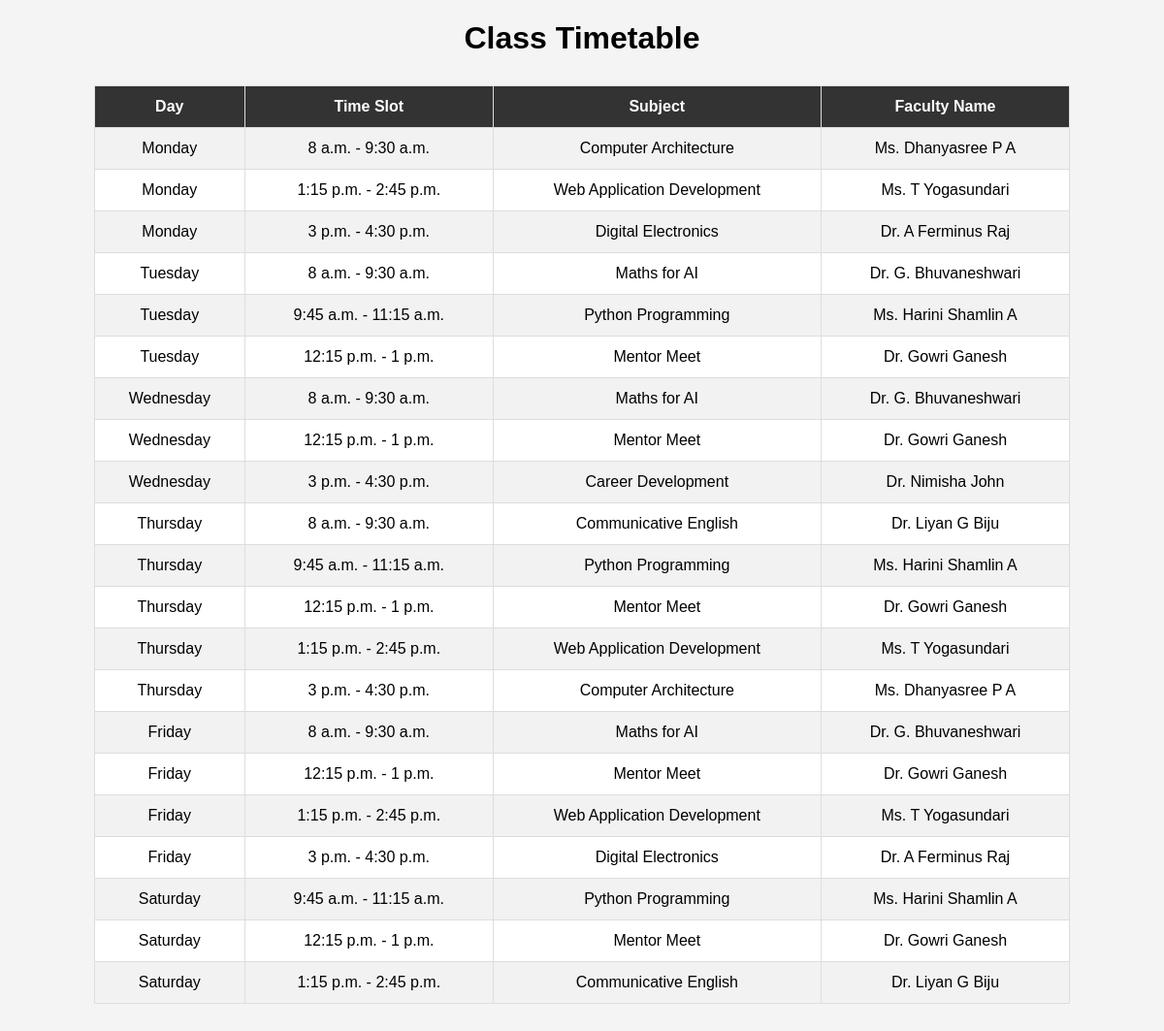
The page / on the database its author committed.
### timetable/models.py (models this page shows, shortened)
class TimeSlot(models.Model):
    day = models.CharField(max_length=20)
    start_time = models.TimeField()
    end_time = models.TimeField()
    subject_name = models.CharField(max_length=100)
    faculty_name = models.CharField(max_length=100)

### timetable/views.py (the view)
# urls.py: path('', views.timetable_view, name='timetable'),
def timetable_view(request):
    timetable = TimeSlot.objects.annotate(
        day_order=Case(
            When(day='Monday', then=1),
            When(day='Tuesday', then=2),
            When(day='Wednesday', then=3),
            When(day='Thursday', then=4),
            When(day='Friday', then=5),
            When(day='Saturday', then=6),
            output_field=IntegerField()
        )
    ).order_by('day_order', 'start_time')
    return render(
        request,
        'timetable/timetable.html',
        {'timetable': timetable}
    )

### timetable/templates/timetable/timetable.html (shortened to what this page needs)
<!DOCTYPE html>
<html>
<head>
</head>
<body>
    <h1>Class Timetable</h1>
    <table>
        <tr>
            <th>Day</th>
            <th>Time Slot</th>
            <th>Subject</th>
            <th>Faculty Name</th>
        </tr>
        {% for slot in timetable %}
        <tr>
            <td>{{ slot.day }}</td>
            <td>
                {{ slot.start_time }} -
                {{ slot.end_time }}
            </td>
            <td>{{ slot.subject_name }}</td>
            <td>{{ slot.faculty_name }}</td>
        </tr>
        {% empty %}
        <tr>
            <td colspan="4">No timetable records available.</td>
        </tr>
        {% endfor %}
    </table>
</body>
</html>

### timetable/templates/timetable/timetable.html (style rules this page uses)
body { font-family: Arial, sans-serif; background-color: #f4f4f4; text-align: center; }
h1 { color: black; }
table { width: 85%; margin: 30px auto; border-collapse: collapse; background-color: white; }
th, td { border: 1px solid #ddd; padding: 12px; text-align: center; }
th { background-color: #333; color: white; }
tr:nth-child(even) { background-color: #f2f2f2; }

### rows shown on the page
TimeSlot: day "Monday", start_time "8 a.m.", end_time "9:30 a.m.", subject_name "Computer Architecture", faculty_name "Ms. Dhanyasree P A"
TimeSlot: day "Monday", start_time "1:15 p.m.", end_time "2:45 p.m.", subject_name "Web Application Development", faculty_name "Ms. T Yogasundari"
TimeSlot: day "Monday", start_time "3 p.m.", end_time "4:30 p.m.", subject_name "Digital Electronics", faculty_name "Dr. A Ferminus Raj"
TimeSlot: day "Tuesday", start_time "8 a.m.", end_time "9:30 a.m.", subject_name "Maths for AI", faculty_name "Dr. G. Bhuvaneshwari"
TimeSlot: day "Tuesday", start_time "9:45 a.m.", end_time "11:15 a.m.", subject_name "Python Programming", faculty_name "Ms. Harini Shamlin A"
TimeSlot: day "Tuesday", start_time "12:15 p.m.", end_time "1 p.m.", subject_name "Mentor Meet", faculty_name "Dr. Gowri Ganesh"
TimeSlot: day "Wednesday", start_time "8 a.m.", end_time "9:30 a.m.", subject_name "Maths for AI", faculty_name "Dr. G. Bhuvaneshwari"
TimeSlot: day "Wednesday", start_time "12:15 p.m.", end_time "1 p.m.", subject_name "Mentor Meet", faculty_name "Dr. Gowri Ganesh"
TimeSlot: day "Wednesday", start_time "3 p.m.", end_time "4:30 p.m.", subject_name "Career Development", faculty_name "Dr. Nimisha John"
TimeSlot: day "Thursday", start_time "8 a.m.", end_time "9:30 a.m.", subject_name "Communicative English", faculty_name "Dr. Liyan G Biju"
TimeSlot: day "Thursday", start_time "9:45 a.m.", end_time "11:15 a.m.", subject_name "Python Programming", faculty_name "Ms. Harini Shamlin A"
TimeSlot: day "Thursday", start_time "12:15 p.m.", end_time "1 p.m.", subject_name "Mentor Meet", faculty_name "Dr. Gowri Ganesh"
TimeSlot: day "Thursday", start_time "1:15 p.m.", end_time "2:45 p.m.", subject_name "Web Application Development", faculty_name "Ms. T Yogasundari"
TimeSlot: day "Thursday", start_time "3 p.m.", end_time "4:30 p.m.", subject_name "Computer Architecture", faculty_name "Ms. Dhanyasree P A"
TimeSlot: day "Friday", start_time "8 a.m.", end_time "9:30 a.m.", subject_name "Maths for AI", faculty_name "Dr. G. Bhuvaneshwari"
TimeSlot: day "Friday", start_time "12:15 p.m.", end_time "1 p.m.", subject_name "Mentor Meet", faculty_name "Dr. Gowri Ganesh"
TimeSlot: day "Friday", start_time "1:15 p.m.", end_time "2:45 p.m.", subject_name "Web Application Development", faculty_name "Ms. T Yogasundari"
TimeSlot: day "Friday", start_time "3 p.m.", end_time "4:30 p.m.", subject_name "Digital Electronics", faculty_name "Dr. A Ferminus Raj"
TimeSlot: day "Saturday", start_time "9:45 a.m.", end_time "11:15 a.m.", subject_name "Python Programming", faculty_name "Ms. Harini Shamlin A"
TimeSlot: day "Saturday", start_time "12:15 p.m.", end_time "1 p.m.", subject_name "Mentor Meet", faculty_name "Dr. Gowri Ganesh"
TimeSlot: day "Saturday", start_time "1:15 p.m.", end_time "2:45 p.m.", subject_name "Communicative English", faculty_name "Dr. Liyan G Biju"
